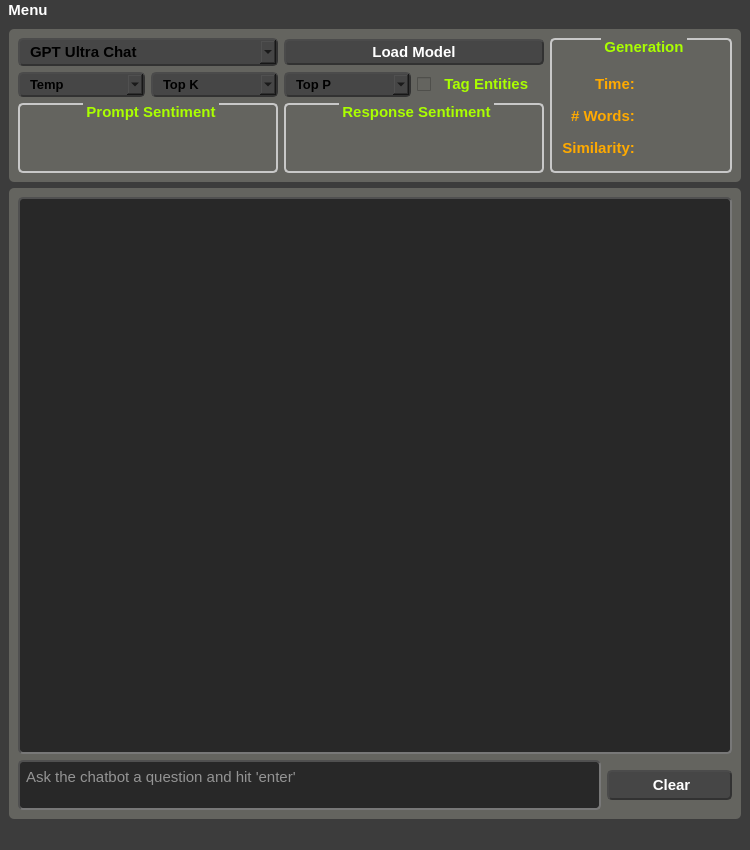
<?xml version="1.0" encoding="UTF-8"?>
<ui version="4.0">
 <class>MainWindow</class>
 <widget class="QMainWindow" name="MainWindow">
  <property name="geometry">
   <rect>
    <x>0</x>
    <y>0</y>
    <width>750</width>
    <height>850</height>
   </rect>
  </property>
  <property name="minimumSize">
   <size>
    <width>750</width>
    <height>850</height>
   </size>
  </property>
  <property name="font">
   <font>
    <pointsize>10</pointsize>
   </font>
  </property>
  <property name="windowTitle">
   <string>Chat Bot</string>
  </property>
  <property name="windowIcon">
   <iconset>
    <normaloff>icons8-chat-bot.png</normaloff>icons8-chat-bot.png</iconset>
  </property>
  <property name="styleSheet">
   <string notr="true">background-color: rgb(60, 60, 60);</string>
  </property>
  <widget class="QWidget" name="centralwidget">
   <layout class="QGridLayout" name="gridLayout_6">
    <item row="0" column="0">
     <widget class="QFrame" name="buttonFrame">
      <property name="styleSheet">
       <string notr="true">QFrame {
    background-color: rgb(100, 100, 95);
    border-radius: 5px;
}</string>
      </property>
      <property name="frameShape">
       <enum>QFrame::Shape::WinPanel</enum>
      </property>
      <property name="frameShadow">
       <enum>QFrame::Shadow::Raised</enum>
      </property>
      <layout class="QGridLayout" name="gridLayout_2">
       <item row="0" column="0" colspan="2">
        <widget class="QComboBox" name="modelBox">
         <property name="font">
          <font>
           <pointsize>11</pointsize>
           <bold>true</bold>
          </font>
         </property>
         <property name="toolTip">
          <string>&lt;html&gt;&lt;head/&gt;&lt;body&gt;&lt;p&gt;&lt;span style=&quot; color:#aaff00;&quot;&gt;Select the type of GPT model to use&lt;/span&gt;&lt;/p&gt;&lt;/body&gt;&lt;/html&gt;</string>
         </property>
         <property name="styleSheet">
          <string notr="true">QComboBox {
    border-radius: 5px;
    padding: 2px 10px;
    min-width: 6em;
	background-color: rgb(70, 70, 70);
	border: 2px outset rgb(50, 50, 50); 
}
QComboBox:hover {
	background-color: rgb(80, 80, 80); 
	border: 2px outset rgb(60, 60, 60); 
}
QComboBox::drop-down:on {
    subcontrol-origin: padding;
    subcontrol-position: top right;
    width: 15px;
	border-left-width: 1px;
    border-left-color: rgb(50, 50, 50);
    border-left-style: solid; 
    border-top-right-radius: 3px; 
    border-bottom-right-radius: 3px;
}
QComboBox QAbstractItemView {
    border-radius: 5px;
    selection-background-color: rgb(80, 80, 80);
    background-color: rgb(70, 70, 70); 
}</string>
         </property>
         <property name="placeholderText">
          <string>GPT Ultra Chat</string>
         </property>
        </widget>
       </item>
       <item row="0" column="2" colspan="2">
        <widget class="QPushButton" name="loadButton">
         <property name="font">
          <font>
           <pointsize>11</pointsize>
           <bold>true</bold>
          </font>
         </property>
         <property name="styleSheet">
          <string notr="true">QPushButton {
	color: white; 
	font-weight: bold;
	font-size: 11pt;
	background-color: rgb(70, 70, 70); 
	border: 2px outset rgb(50, 50, 50); 
	border-radius: 5px; 
	padding: 2px;
}
QPushButton:hover {
	background-color: rgb(80, 80, 80); 
	border: 2px outset rgb(60, 60, 60); 
}
QPushButton:pressed {
	color: rgb(170, 255, 0); 
	background-color: rgb(80, 80, 80); 
	border: 2px inset rgb(60, 60, 60); 
}</string>
         </property>
         <property name="text">
          <string>Load Model</string>
         </property>
         <property name="icon">
          <iconset>
           <normaloff>icons8-enter.png</normaloff>icons8-enter.png</iconset>
         </property>
        </widget>
       </item>
       <item row="0" column="4" rowspan="3">
        <widget class="QGroupBox" name="genGroup">
         <property name="maximumSize">
          <size>
           <width>16777215</width>
           <height>16777215</height>
          </size>
         </property>
         <property name="font">
          <font>
           <pointsize>11</pointsize>
           <bold>true</bold>
          </font>
         </property>
         <property name="styleSheet">
          <string notr="true">QGroupBox {
	background-color: rgb(100,100,95);	
	border: 2px solid rgb(200,200,200); 
	border-radius: 5px; 
	margin-top: 3ex; 
	padding: 2px;
}
QGroupBox::title {
	subcontrol-origin: margin;
	subcontrol-position: top center; 
	padding: 0 1px; 
	color: rgb(170, 255, 0);
}</string>
         </property>
         <property name="title">
          <string>Generation</string>
         </property>
         <layout class="QGridLayout" name="gridLayout_5">
          <item row="0" column="0">
           <widget class="QLabel" name="label1">
            <property name="minimumSize">
             <size>
              <width>75</width>
              <height>25</height>
             </size>
            </property>
            <property name="font">
             <font>
              <pointsize>11</pointsize>
              <bold>true</bold>
             </font>
            </property>
            <property name="styleSheet">
             <string notr="true">color: rgb(255, 170, 0);</string>
            </property>
            <property name="text">
             <string>Time: </string>
            </property>
            <property name="alignment">
             <set>Qt::AlignmentFlag::AlignRight|Qt::AlignmentFlag::AlignTrailing|Qt::AlignmentFlag::AlignVCenter</set>
            </property>
           </widget>
          </item>
          <item row="0" column="1">
           <widget class="QLabel" name="timeLabel">
            <property name="minimumSize">
             <size>
              <width>75</width>
              <height>25</height>
             </size>
            </property>
            <property name="font">
             <font>
              <pointsize>11</pointsize>
              <bold>false</bold>
             </font>
            </property>
            <property name="styleSheet">
             <string notr="true">color: rgb(0, 255, 255);</string>
            </property>
            <property name="text">
             <string/>
            </property>
            <property name="alignment">
             <set>Qt::AlignmentFlag::AlignLeading|Qt::AlignmentFlag::AlignLeft|Qt::AlignmentFlag::AlignVCenter</set>
            </property>
           </widget>
          </item>
          <item row="1" column="0">
           <widget class="QLabel" name="label2">
            <property name="minimumSize">
             <size>
              <width>75</width>
              <height>25</height>
             </size>
            </property>
            <property name="font">
             <font>
              <pointsize>11</pointsize>
              <bold>true</bold>
             </font>
            </property>
            <property name="styleSheet">
             <string notr="true">color: rgb(255, 170, 0);</string>
            </property>
            <property name="text">
             <string># Words: </string>
            </property>
            <property name="alignment">
             <set>Qt::AlignmentFlag::AlignRight|Qt::AlignmentFlag::AlignTrailing|Qt::AlignmentFlag::AlignVCenter</set>
            </property>
           </widget>
          </item>
          <item row="1" column="1">
           <widget class="QLabel" name="wordsLabel">
            <property name="minimumSize">
             <size>
              <width>75</width>
              <height>25</height>
             </size>
            </property>
            <property name="font">
             <font>
              <pointsize>11</pointsize>
              <bold>false</bold>
             </font>
            </property>
            <property name="styleSheet">
             <string notr="true">color: rgb(0, 255, 255);</string>
            </property>
            <property name="text">
             <string/>
            </property>
            <property name="alignment">
             <set>Qt::AlignmentFlag::AlignLeading|Qt::AlignmentFlag::AlignLeft|Qt::AlignmentFlag::AlignVCenter</set>
            </property>
           </widget>
          </item>
          <item row="2" column="0">
           <widget class="QLabel" name="label3">
            <property name="minimumSize">
             <size>
              <width>75</width>
              <height>25</height>
             </size>
            </property>
            <property name="font">
             <font>
              <pointsize>11</pointsize>
              <bold>true</bold>
             </font>
            </property>
            <property name="styleSheet">
             <string notr="true">color: rgb(255, 170, 0);</string>
            </property>
            <property name="text">
             <string>Similarity: </string>
            </property>
            <property name="alignment">
             <set>Qt::AlignmentFlag::AlignRight|Qt::AlignmentFlag::AlignTrailing|Qt::AlignmentFlag::AlignVCenter</set>
            </property>
           </widget>
          </item>
          <item row="2" column="1">
           <widget class="QLabel" name="scoreLabel">
            <property name="minimumSize">
             <size>
              <width>75</width>
              <height>25</height>
             </size>
            </property>
            <property name="font">
             <font>
              <pointsize>11</pointsize>
              <bold>false</bold>
             </font>
            </property>
            <property name="styleSheet">
             <string notr="true">color: rgb(0, 255, 255);</string>
            </property>
            <property name="text">
             <string/>
            </property>
            <property name="alignment">
             <set>Qt::AlignmentFlag::AlignLeading|Qt::AlignmentFlag::AlignLeft|Qt::AlignmentFlag::AlignVCenter</set>
            </property>
           </widget>
          </item>
         </layout>
        </widget>
       </item>
       <item row="1" column="0">
        <widget class="QComboBox" name="tempBox">
         <property name="font">
          <font>
           <pointsize>10</pointsize>
           <bold>true</bold>
          </font>
         </property>
         <property name="toolTip">
          <string>&lt;html&gt;&lt;head/&gt;&lt;body&gt;&lt;p&gt;&lt;span style=&quot; color:#aaff00;&quot;&gt;Apply temperature - lower percentage value reduces randomness&lt;/span&gt;&lt;/p&gt;&lt;/body&gt;&lt;/html&gt;</string>
         </property>
         <property name="styleSheet">
          <string notr="true">QComboBox {
    border-radius: 5px;
    padding: 2px 10px;
    min-width: 6em;
	background-color: rgb(70, 70, 70);
	border: 2px outset rgb(50, 50, 50); 
}
QComboBox:hover {
	background-color: rgb(80, 80, 80); 
	border: 2px outset rgb(60, 60, 60); 
}
QComboBox::drop-down:on {
    subcontrol-origin: padding;
    subcontrol-position: top right;
    width: 15px;
	border-left-width: 1px;
    border-left-color: rgb(50, 50, 50);
    border-left-style: solid; 
    border-top-right-radius: 3px; 
    border-bottom-right-radius: 3px;
}
QComboBox QAbstractItemView {
    border-radius: 5px;
    selection-background-color: rgb(80, 80, 80);
    background-color: rgb(70, 70, 70); 
}</string>
         </property>
         <property name="placeholderText">
          <string>Temp</string>
         </property>
        </widget>
       </item>
       <item row="1" column="1">
        <widget class="QComboBox" name="topkBox">
         <property name="font">
          <font>
           <pointsize>10</pointsize>
           <bold>true</bold>
          </font>
         </property>
         <property name="toolTip">
          <string>&lt;html&gt;&lt;head/&gt;&lt;body&gt;&lt;p&gt;&lt;span style=&quot; color:#aaff00;&quot;&gt;Generate the next word based on a limited sample of top words&lt;/span&gt;&lt;/p&gt;&lt;/body&gt;&lt;/html&gt;</string>
         </property>
         <property name="styleSheet">
          <string notr="true">QComboBox {
    border-radius: 5px;
    padding: 2px 10px;
    min-width: 6em;
	background-color: rgb(70, 70, 70);
	border: 2px outset rgb(50, 50, 50); 
}
QComboBox:hover {
	background-color: rgb(80, 80, 80); 
	border: 2px outset rgb(60, 60, 60); 
}
QComboBox::drop-down:on {
    subcontrol-origin: padding;
    subcontrol-position: top right;
    width: 15px;
	border-left-width: 1px;
    border-left-color: rgb(50, 50, 50);
    border-left-style: solid; 
    border-top-right-radius: 3px; 
    border-bottom-right-radius: 3px;
}
QComboBox QAbstractItemView {
    border-radius: 5px;
    selection-background-color: rgb(80, 80, 80);
    background-color: rgb(70, 70, 70); 
}</string>
         </property>
         <property name="placeholderText">
          <string>Top K</string>
         </property>
        </widget>
       </item>
       <item row="1" column="2">
        <widget class="QComboBox" name="toppBox">
         <property name="font">
          <font>
           <pointsize>10</pointsize>
           <bold>true</bold>
          </font>
         </property>
         <property name="toolTip">
          <string>&lt;html&gt;&lt;head/&gt;&lt;body&gt;&lt;p&gt;&lt;span style=&quot; color:#aaff00;&quot;&gt;Generate the next word from a culmulative sampling based on a percentage&lt;/span&gt;&lt;/p&gt;&lt;/body&gt;&lt;/html&gt;</string>
         </property>
         <property name="styleSheet">
          <string notr="true">QComboBox {
    border-radius: 5px;
    padding: 2px 10px;
    min-width: 6em;
	background-color: rgb(70, 70, 70);
	border: 2px outset rgb(50, 50, 50); 
}
QComboBox:hover {
	background-color: rgb(80, 80, 80); 
	border: 2px outset rgb(60, 60, 60); 
}
QComboBox::drop-down:on {
    subcontrol-origin: padding;
    subcontrol-position: top right;
    width: 15px;
	border-left-width: 1px;
    border-left-color: rgb(50, 50, 50);
    border-left-style: solid; 
    border-top-right-radius: 3px; 
    border-bottom-right-radius: 3px;
}
QComboBox QAbstractItemView {
    border-radius: 5px;
    selection-background-color: rgb(80, 80, 80);
    background-color: rgb(70, 70, 70); 
}</string>
         </property>
         <property name="placeholderText">
          <string>Top P</string>
         </property>
        </widget>
       </item>
       <item row="1" column="3">
        <widget class="QCheckBox" name="tagCheck">
         <property name="font">
          <font>
           <pointsize>11</pointsize>
           <bold>true</bold>
          </font>
         </property>
         <property name="toolTip">
          <string>&lt;html&gt;&lt;head/&gt;&lt;body&gt;&lt;p&gt;&lt;span style=&quot; color:#aaff00;&quot;&gt;This will color named entities by type in the generated response.&lt;/span&gt;&lt;/p&gt;&lt;p&gt;&lt;span style=&quot; color:#aaff00;&quot;&gt;Blue = People, Green = Location, Purple = Organization&lt;/span&gt;&lt;/p&gt;&lt;p&gt;&lt;span style=&quot; color:#aaff00;&quot;&gt;Red = Global Political Entity, Cyan = Time, Yellow = Misc.&lt;/span&gt;&lt;/p&gt;&lt;/body&gt;&lt;/html&gt;</string>
         </property>
         <property name="styleSheet">
          <string notr="true">color: rgb(170, 255, 0);
background-color: rgb(100, 100, 95);</string>
         </property>
         <property name="text">
          <string>  Tag Entities</string>
         </property>
        </widget>
       </item>
       <item row="2" column="0" colspan="2">
        <widget class="QGroupBox" name="inputGroup">
         <property name="maximumSize">
          <size>
           <width>16777215</width>
           <height>16777215</height>
          </size>
         </property>
         <property name="font">
          <font>
           <pointsize>11</pointsize>
           <bold>true</bold>
          </font>
         </property>
         <property name="styleSheet">
          <string notr="true">QGroupBox {
	background-color: rgb(100,100,95);
	border: 2px solid rgb(200,200,200); 
	border-radius: 5px; 
	margin-top: 3ex; 
	padding: 2px;
}
QGroupBox::title {
	subcontrol-origin: margin;
	subcontrol-position: top center; 
	padding: 0 1px; 
	color: rgb(170, 255, 0);
}</string>
         </property>
         <property name="title">
          <string>Prompt Sentiment</string>
         </property>
         <layout class="QGridLayout" name="gridLayout_3">
          <item row="0" column="0">
           <widget class="QLabel" name="promptLabel">
            <property name="minimumSize">
             <size>
              <width>0</width>
              <height>25</height>
             </size>
            </property>
            <property name="maximumSize">
             <size>
              <width>16777215</width>
              <height>16777215</height>
             </size>
            </property>
            <property name="font">
             <font>
              <pointsize>10</pointsize>
              <bold>true</bold>
             </font>
            </property>
            <property name="styleSheet">
             <string notr="true">color: rgb(255, 255, 255);</string>
            </property>
            <property name="frameShadow">
             <enum>QFrame::Shadow::Plain</enum>
            </property>
            <property name="text">
             <string/>
            </property>
            <property name="alignment">
             <set>Qt::AlignmentFlag::AlignCenter</set>
            </property>
           </widget>
          </item>
         </layout>
        </widget>
       </item>
       <item row="2" column="2" colspan="2">
        <widget class="QGroupBox" name="outputGroup">
         <property name="maximumSize">
          <size>
           <width>16777215</width>
           <height>16777215</height>
          </size>
         </property>
         <property name="font">
          <font>
           <pointsize>11</pointsize>
           <bold>true</bold>
          </font>
         </property>
         <property name="styleSheet">
          <string notr="true">QGroupBox {
	background-color: rgb(100,100,95);
	border: 2px solid rgb(200,200,200); 
	border-radius: 5px; 
	margin-top: 3ex; 
	padding: 2px;
}
QGroupBox::title {
	subcontrol-origin: margin;
	subcontrol-position: top center; 
	padding: 0 1px; 
	color: rgb(170, 255, 0);
}</string>
         </property>
         <property name="title">
          <string>Response Sentiment</string>
         </property>
         <layout class="QGridLayout" name="gridLayout_4">
          <item row="0" column="0">
           <widget class="QLabel" name="respLabel">
            <property name="minimumSize">
             <size>
              <width>0</width>
              <height>25</height>
             </size>
            </property>
            <property name="font">
             <font>
              <pointsize>10</pointsize>
              <bold>true</bold>
             </font>
            </property>
            <property name="styleSheet">
             <string notr="true">color: rgb(255, 255, 255);</string>
            </property>
            <property name="text">
             <string/>
            </property>
            <property name="alignment">
             <set>Qt::AlignmentFlag::AlignCenter</set>
            </property>
           </widget>
          </item>
         </layout>
        </widget>
       </item>
      </layout>
     </widget>
    </item>
    <item row="1" column="0">
     <widget class="QFrame" name="consoleFrame">
      <property name="styleSheet">
       <string notr="true">QFrame {
    background-color: rgb(100, 100, 95);
    border-radius: 5px;
}</string>
      </property>
      <property name="frameShape">
       <enum>QFrame::Shape::WinPanel</enum>
      </property>
      <property name="frameShadow">
       <enum>QFrame::Shadow::Raised</enum>
      </property>
      <layout class="QGridLayout" name="gridLayout">
       <item row="0" column="0" colspan="2">
        <widget class="QTextBrowser" name="console">
         <property name="font">
          <font>
           <pointsize>12</pointsize>
          </font>
         </property>
         <property name="styleSheet">
          <string notr="true">QTextBrowser {
	background-color: rgb(40, 40, 40); 
	color: rgb(255, 255, 255); 
	border: 2px inset rgb(80, 80, 80);
	border-radius: 5px;  
	padding: 2px;
}</string>
         </property>
        </widget>
       </item>
       <item row="1" column="0">
        <widget class="QTextEdit" name="textBox">
         <property name="maximumSize">
          <size>
           <width>16777215</width>
           <height>50</height>
          </size>
         </property>
         <property name="font">
          <font>
           <pointsize>11</pointsize>
          </font>
         </property>
         <property name="styleSheet">
          <string notr="true">QTextEdit {
	background-color: rgb(40, 40, 40); 
	color: rgb(255, 255, 255); 
	border: 2px inset rgb(80, 80, 80);
	border-radius: 5px;  
	padding: 2px;
}
QTextEdit:hover {
	border: 2px inset rgb(170, 255, 0); 
}</string>
         </property>
         <property name="placeholderText">
          <string>Ask the chatbot a question and hit 'enter'</string>
         </property>
        </widget>
       </item>
       <item row="1" column="1">
        <widget class="QPushButton" name="clearButton">
         <property name="minimumSize">
          <size>
           <width>125</width>
           <height>30</height>
          </size>
         </property>
         <property name="font">
          <font>
           <pointsize>11</pointsize>
           <bold>true</bold>
          </font>
         </property>
         <property name="styleSheet">
          <string notr="true">QPushButton {
	color: white; 
	font-weight: bold;
	font-size: 11pt;
	background-color: rgb(70, 70, 70); 
	border: 2px outset rgb(50, 50, 50); 
	border-radius: 5px; 
	padding: 2px;
}
QPushButton:hover {
	background-color: rgb(80, 80, 80); 
	border: 2px outset rgb(60, 60, 60); 
}
QPushButton:pressed {
	color: rgb(255, 0, 0); 
	background-color: rgb(80, 80, 80); 
	border: 2px inset rgb(60, 60, 60); 
}</string>
         </property>
         <property name="text">
          <string> Clear</string>
         </property>
         <property name="icon">
          <iconset>
           <normaloff>icons8-clear.png</normaloff>icons8-clear.png</iconset>
         </property>
        </widget>
       </item>
      </layout>
     </widget>
    </item>
   </layout>
  </widget>
  <widget class="QMenuBar" name="menubar">
   <property name="geometry">
    <rect>
     <x>0</x>
     <y>0</y>
     <width>750</width>
     <height>23</height>
    </rect>
   </property>
   <property name="styleSheet">
    <string notr="true">QMenuBar {
	color: white;
	font-size: 11pt;
	font-weight: bold;
	background-color: rgb(60, 60, 60);
	spacing: 4px; /* spacing between menu bar items */
}
QMenuBar::item {
	padding: 1px 4px;
	background: transparent;
	border-radius: 2px;
}
QMenuBar::item:selected { /* when selected using mouse or keyboard */
	background: rgb(100, 100, 95);
}</string>
   </property>
   <widget class="QMenu" name="menuMenu">
    <property name="styleSheet">
     <string notr="true">QMenu {
	color: white;
    background-color: rgb(100, 100, 95);
    margin: 2px; /* some spacing around the menu */
}
QMenu::item {
    padding: 2px 25px 2px 20px;
    border: 1px solid transparent; /* reserve space for selection border */
}
QMenu::item:selected {
    border-color: rgb(170, 255, 0);
    background: rgba(170, 255, 0, 50);
}</string>
    </property>
    <property name="title">
     <string>Menu</string>
    </property>
    <addaction name="actionLoad"/>
    <addaction name="actionQuit"/>
   </widget>
   <addaction name="menuMenu"/>
  </widget>
  <widget class="QStatusBar" name="statusbar"/>
  <action name="actionLoad">
   <property name="text">
    <string>Load Model</string>
   </property>
   <property name="font">
    <font>
     <pointsize>10</pointsize>
    </font>
   </property>
  </action>
  <action name="actionQuit">
   <property name="text">
    <string>Quit</string>
   </property>
   <property name="font">
    <font>
     <pointsize>10</pointsize>
    </font>
   </property>
  </action>
 </widget>
 <resources/>
 <connections/>
</ui>
